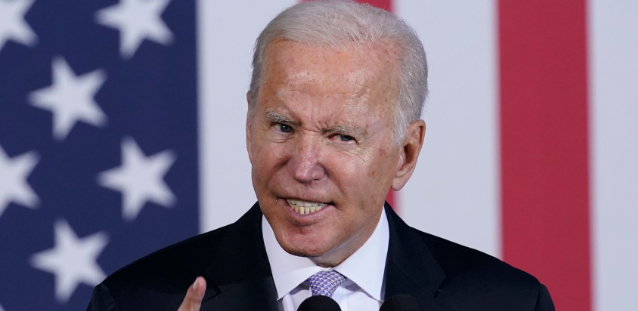
#> input picture cartoonify-image/biden.png, 638 x 311 px
$ python cartoonify_image.py biden.png
#> lines starting #> are read from the running program, lines starting #| are printed output that depends on the picture; after the words box and inside, x2 and y2 are one past the last pixel; in counts of white or black regions, pixels touching at a corner belong together
import argparse
from pathlib import Path

import cv2
import numpy as np


def cartoonify_image(path: str) -> np.ndarray:
    """Return a cartoonified version of the image at ``path``.

    Parameters
    ----------
    path: str
        Path to the input image.

    Returns
    -------
    np.ndarray
        Cartoonified image.
    """
#> called with path = 'biden.png'
    img = cv2.imread(path)
#> img is the input picture: shape (311, 638, 3); mean B, G, R 126.2, 106.2, 126.7
    if img is None:
        raise FileNotFoundError(f"Image not found: {path}")

    gray = cv2.cvtColor(img, cv2.COLOR_BGR2GRAY)
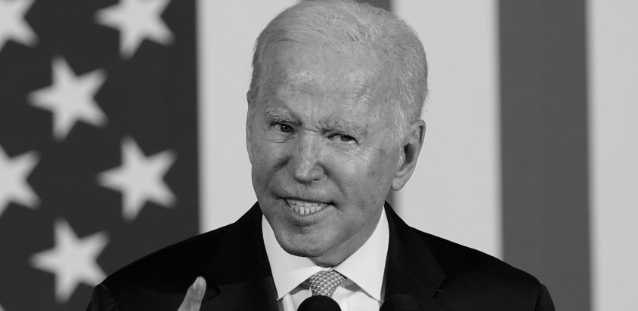
#> gray: shape (311, 638); min 1, max 237, mean 114.6
    gray = cv2.medianBlur(gray, 5)
    edges = cv2.adaptiveThreshold(
        gray, 255, cv2.ADAPTIVE_THRESH_MEAN_C, cv2.THRESH_BINARY, 9, 9
    )
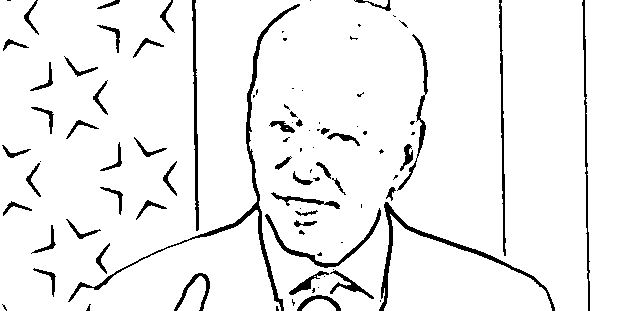
#> edges: shape (311, 638); 94% white; 93 black regions (44 under 20 px), largest, box (x1, y1, x2, y2) and area: (68, 4, 300, 311) 1908, (379, 202, 555, 311) 1253, (192, 0, 199, 231) 718
    color = cv2.bilateralFilter(img, 9, 300, 300)
    cartoon = cv2.bitwise_and(color, color, mask=edges)
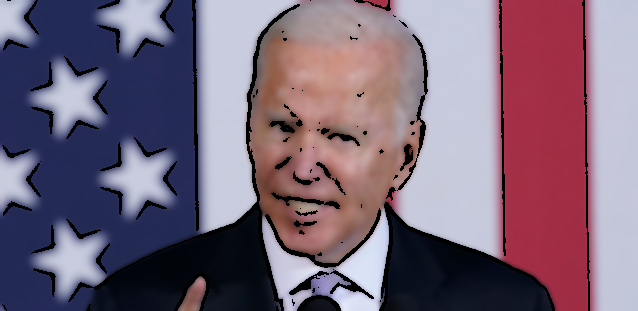
#> cartoon: shape (311, 638, 3); mean B, G, R 121, 102.2, 121.6
    return cartoon


def main() -> None:
    parser = argparse.ArgumentParser(description="Cartoonify an image")
    parser.add_argument("input_path", help="Path to input image")
    parser.add_argument(
        "-o", "--output", dest="output_path", help="Path to save cartoon image"
    )
    args = parser.parse_args()

    cartoon = cartoonify_image(args.input_path)
    if args.output_path:
        out_path = Path(args.output_path)
        cv2.imwrite(str(out_path), cartoon)
    else:
        cv2.imshow("Cartoon", cartoon)
        cv2.waitKey(0)
        cv2.destroyAllWindows()


if __name__ == "__main__":
    main()

$ run again, on cartoonify-image/image-2.png
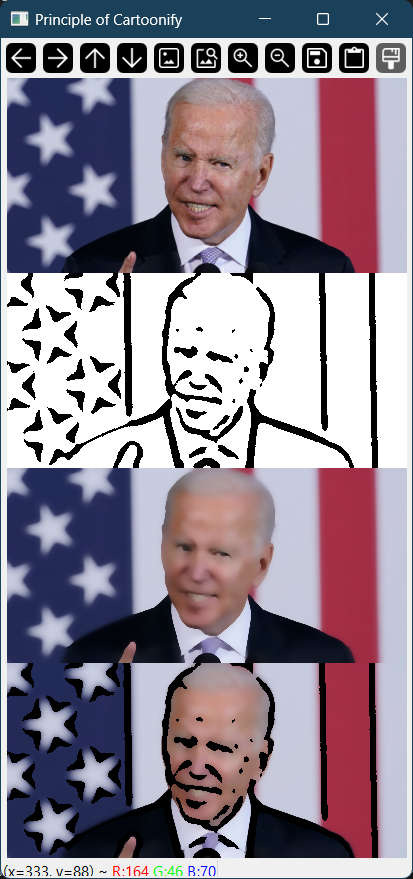
#> input picture cartoonify-image/image-2.png, 413 x 879 px
#> in cartoonify_image, img is the input picture: shape (879, 413, 3); mean B, G, R 145.2, 131.9, 142.6
#> in cartoonify_image, `edges = cv2.adaptiveThreshold( gray, 255, cv2.ADAPTIVE_THRESH_MEAN_C, ..`:
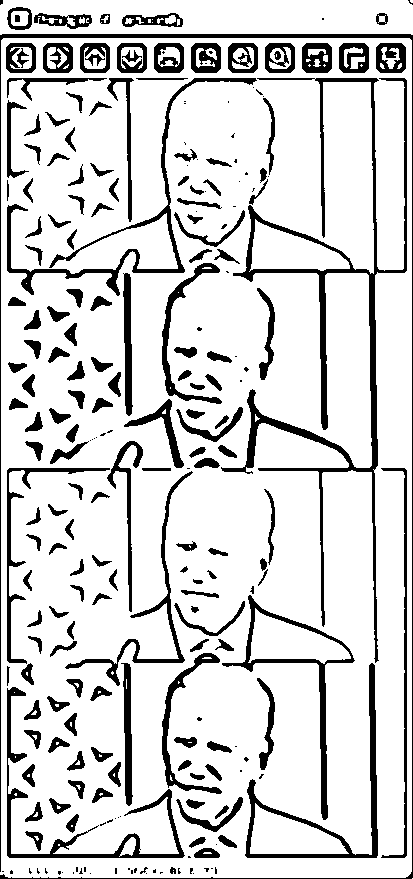
#> edges: shape (879, 413); 83.6% white; 244 black regions (74 under 20 px), largest, box (x1, y1, x2, y2) and area: (221, 78, 407, 663) 8414, (0, 34, 413, 879) 3786, (7, 78, 257, 296) 2969
#> in cartoonify_image, `cartoon = cv2.bitwise_and(color, color, mask=edges)`:
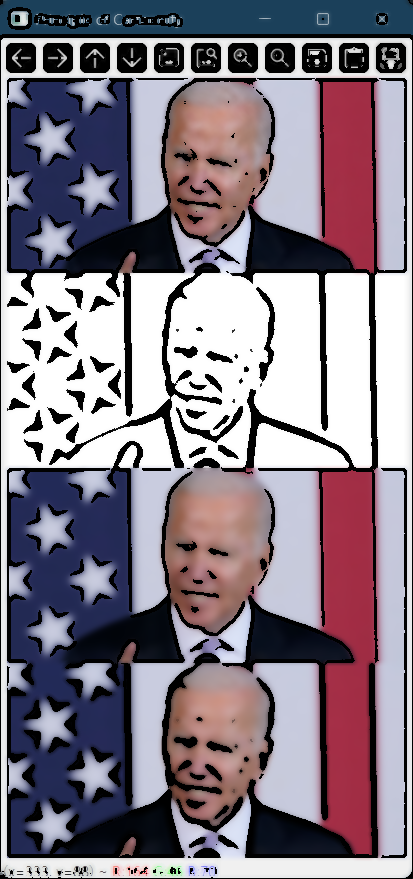
#> cartoon: shape (879, 413, 3); mean B, G, R 135.4, 124, 134.1
